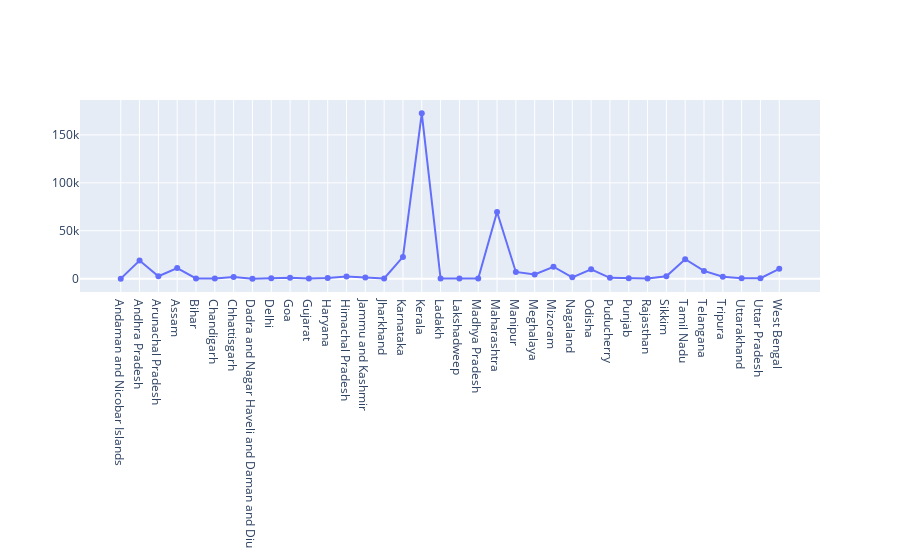

The notebook cell saved with this chart:
### Code cell
# Scatterplot using plotly to display the ongoing cases in each state and union territory

p = go.Figure()
p.add_trace(go.Scatter( x=covid_india_2.index,  y=covid_india_2.Ongoing, 
                        mode='lines+markers'))


#hover over the plot line for exact number of cases
#can zoom in and zoom out to view specific  as well  [top right corner/ directly via plot by dragging selecting that section]

### Figure 1 — Plotly figure (JSON) as saved in the notebook; plotly's stock layout.template omitted (floating-point values rounded to 4 significant figures)
{"data": [{"mode": "lines+markers", "type": "scatter", "x": ["Andaman and Nicobar Islands", "Andhra Pradesh", "Arunachal Pradesh", "Assam", "Bihar", "Chandigarh", "Chhattisgarh", "Dadra and Nagar Haveli and Daman and Diu", "Delhi", "Goa", "Gujarat", "Haryana", "Himachal Pradesh", "Jammu and Kashmir", "Jharkhand", "Karnataka", "Kerala", "Ladakh", "Lakshadweep", "Madhya Pradesh", "Maharashtra", "Manipur", "Meghalaya", "Mizoram", "Nagaland", "Odisha", "Puducherry", "Punjab", "Rajasthan", "Sikkim", "Tamil Nadu", "Telangana", "Tripura", "Uttarakhand", "Uttar Pradesh", "West Bengal"], "y": [7, 18882, 2536, 11045, 281, 31, 1623, 4, 504, 943, 206, 672, 2318, 1298, 208, 22702, 172505, 74, 47, 136, 69565, 6984, 4427, 12427, 1374, 9722, 851, 460, 197, 2567, 20363, 8112, 2076, 444, 545, 10215]}], "layout": {}}
